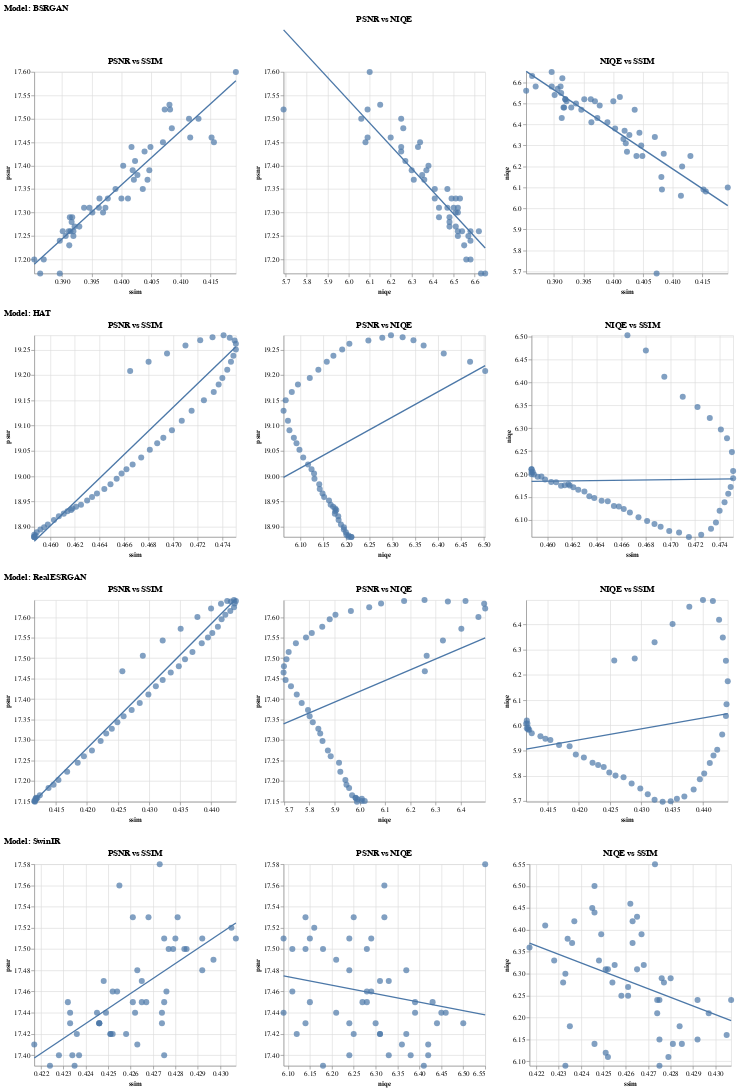

Notebook cell for this chart:
### Markdown cell above
# 6 Metric Sensitivity Analysis

### Code cell
#visualise relationship among metrics

def scatter_grid(df):
    # normalise column names to lowercase
    df = df.rename(columns=str.lower)

    pairs = [
        ("psnr", "ssim"),
        ("psnr", "niqe"),
        ("niqe", "ssim")
    ]

    rows = []
    for model in df["model"].unique():
        df_model = df[df["model"] == model]
        plots = []

        for y_metric, x_metric in pairs:
            chart = alt.Chart(df_model).mark_point(size=80, filled=True).encode(
                x=alt.X(x_metric, scale=alt.Scale(domain=[df_model[x_metric].min(), df_model[x_metric].max()])),
                y=alt.Y(y_metric, scale=alt.Scale(domain=[df_model[y_metric].min(), df_model[y_metric].max()]))
            )

            reg = chart.transform_regression(x_metric, y_metric).mark_line()

            plots.append((chart + reg).properties(title=f"{y_metric.upper()} vs {x_metric.upper()}"))

        row = plots[0] | plots[1] | plots[2]
        row = row.properties(title=f"Model: {model}")
        rows.append(row)

    return alt.vconcat(*rows).resolve_scale(x="independent", y="independent")
scatter_grid(df_all)
